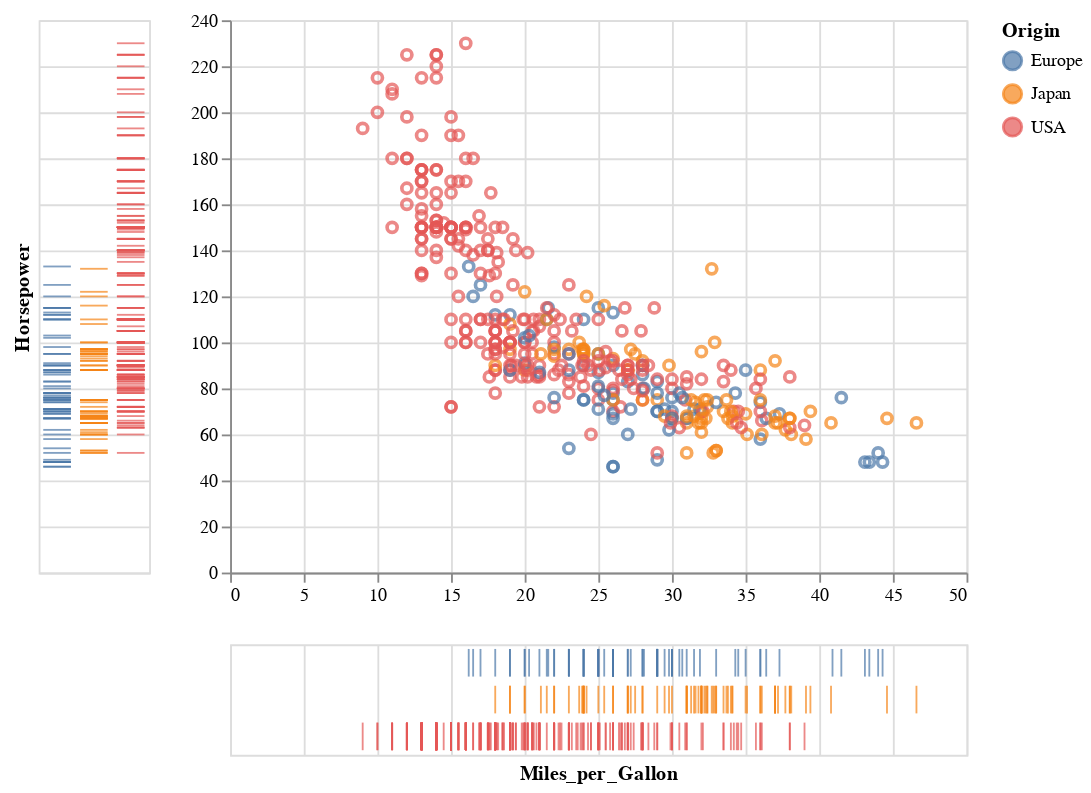

The notebook cell saved with this chart:
### Code cell
import altair as alt
from vega_datasets import data

source = data.cars()

# Configure the options common to all layers
brush = alt.selection(type='interval')
base = alt.Chart(source).add_selection(brush)

# Configure the points
points = base.mark_point().encode(
    x=alt.X('Miles_per_Gallon', title=''),
    y=alt.Y('Horsepower', title=''),
    color=alt.condition(brush, 'Origin', alt.value('grey'))
)

# Configure the ticks
tick_axis = alt.Axis(labels=False, domain=False, ticks=False)

x_ticks = base.mark_tick().encode(
    alt.X('Miles_per_Gallon', axis=tick_axis),
    alt.Y('Origin', title='', axis=tick_axis),
    color=alt.condition(brush, 'Origin', alt.value('lightgrey'))
)

y_ticks = base.mark_tick().encode(
    alt.X('Origin', title='', axis=tick_axis),
    alt.Y('Horsepower', axis=tick_axis),
    color=alt.condition(brush, 'Origin', alt.value('lightgrey'))
)

# Build the chart
y_ticks | (points & x_ticks)

### Figure 1 — Vega-Lite specification as saved in the notebook (floating-point values rounded to 4 significant figures; data arrays with more than 128 entries replaced by an {"elided": "..."} marker saying what was removed)
{"config": {"view": {"continuousWidth": 400, "continuousHeight": 300}}, "hconcat": [{"mark": "tick", "encoding": {"color": {"condition": {"type": "nominal", "field": "Origin", "selection": "selector002"}, "value": "lightgrey"}, "x": {"type": "nominal", "axis": {"domain": false, "labels": false, "ticks": false}, "field": "Origin", "title": ""}, "y": {"type": "quantitative", "axis": {"domain": false, "labels": false, "ticks": false}, "field": "Horsepower"}}, "selection": {"selector002": {"type": "interval"}}}, {"vconcat": [{"mark": "point", "encoding": {"color": {"condition": {"type": "nominal", "field": "Origin", "selection": "selector002"}, "value": "grey"}, "x": {"type": "quantitative", "field": "Miles_per_Gallon", "title": ""}, "y": {"type": "quantitative", "field": "Horsepower", "title": ""}}, "selection": {"selector002": {"type": "interval"}}}, {"mark": "tick", "encoding": {"color": {"condition": {"type": "nominal", "field": "Origin", "selection": "selector002"}, "value": "lightgrey"}, "x": {"type": "quantitative", "axis": {"domain": false, "labels": false, "ticks": false}, "field": "Miles_per_Gallon"}, "y": {"type": "nominal", "axis": {"domain": false, "labels": false, "ticks": false}, "field": "Origin", "title": ""}}, "selection": {"selector002": {"type": "interval"}}}]}], "data": {"name": "data-f02450ab61490a1363517a0190416235"}, "$schema": "https://vega.github.io/schema/vega-lite/v4.8.1.json", "datasets": {"data-f02450ab61490a1363517a0190416235": {"elided": "406 records"}}}
